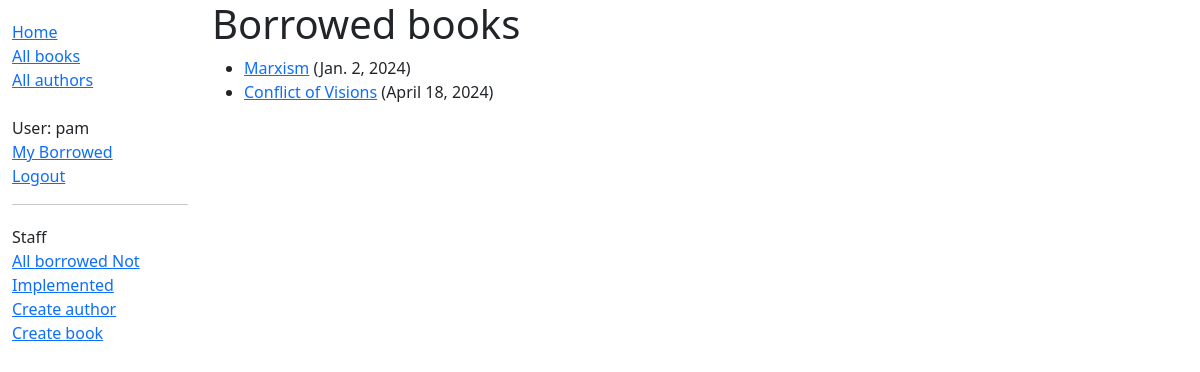
/catalog/mybooks/ (signed in), run on the app's committed database.
### catalog/models.py (models this page shows, shortened)
class BookInstance(models.Model):
    id = models.UUIDField(primary_key=True, default=uuid.uuid4,
                          help_text="Unique ID for this particular book across whole library")
    book = models.ForeignKey('Book', on_delete=models.RESTRICT, null=True)
    imprint = models.CharField(max_length=200)
    due_back = models.DateField(null=True, blank=True)
    borrower = models.ForeignKey(settings.AUTH_USER_MODEL, on_delete=models.SET_NULL, null=True, blank=True)
    LOAN_STATUS = (
        ('m', 'Maintenance'),
        ('o', 'On loan'),
        ('a', 'Available'),
        ('r', 'Reserved'),
    )
    status = models.CharField(
        max_length=1,
        choices=LOAN_STATUS,
        blank=True,
        default='m',
        help_text='Book availability',
    )
    class Meta:
        ordering = ['due_back']
        permissions = (("can_mark_returned", "Set book as returned"),)
    @property
    def is_overdue(self):
        return bool(self.due_back and date.today() > self.due_back)

class Book(models.Model):
    title = models.CharField(max_length=200)
    author = models.ForeignKey(Author, on_delete=models.RESTRICT, null=True)
    summary = models.TextField(
        max_length=1000, help_text="Enter a brief description of the book")
    isbn = models.CharField('ISBN', max_length=13,
                            unique=True,
                            help_text='13 Character <a href="https://www.isbn-international.org/content/what-isbn'
                                    '">ISBN number</a>')
    genre = models.ManyToManyField(Genre, help_text="Select a genre for this book")
    language = models.ForeignKey(Language, on_delete=models.SET_NULL, null=True)
    def display_genre(self):
        """Create a string for the Genre. This is required to display genre in Admin."""
        return ', '.join(genre.name for genre in self.genre.all()[:3])
    display_genre.short_description = 'Genre'

### catalog/views.py (the view)
# urls.py: path('mybooks/', views.LoanedBooksByUserListView.as_view(), name='my-borrowed'),
class LoanedBooksByUserListView(LoginRequiredMixin,generic.ListView):
    model = BookInstance
    template_name = 'catalog/bookinstance_list_borrowed_user.html'
    paginate_by = 10
    def get_queryset(self):
        return (
            BookInstance.objects.filter(borrower=self.request.user)
            .filter(status__exact='o')
            .order_by('due_back')
        )

### catalog/templates/catalog/bookinstance_list_borrowed_user.html
{% extends "base_generic.html" %}
{% block content %}
    <h1>Borrowed books</h1>
    {% if bookinstance_list %}
    <ul>
      {% for bookinst in bookinstance_list %}
      <li class="{% if bookinst.is_overdue %}text-danger{% endif %}">
        <a href="{% url 'book-detail' bookinst.book.pk %}">{{ bookinst.book.title }}</a> ({{ bookinst.due_back }})
      </li>
      {% endfor %}
    </ul>
    {% else %}
      <p>There are no books borrowed.</p>
    {% endif %}
{% endblock %}

### catalog/templates/base_generic.html (shortened to what this page needs)
<!DOCTYPE html>
<html lang="en">
  <head>
    <link href="https://cdn.jsdelivr.net/npm/bootstrap@5.3.2/dist/css/bootstrap.min.css"
      rel="stylesheet"
>
    {% load static %}
    <link rel="stylesheet" href="{% static 'css/styles.css' %}" />
  </head>
  <body>
    <div class="container-fluid">
      <div class="row">
        <div class="col-sm-2">
          {% block sidebar %}
            <ul class="sidebar-nav">
              <li><a href="{% url 'index' %}">Home</a></li>
              <li><a href="{% url 'books' %}">All books</a></li>
              <li><a href="{% url 'authors' %}">All authors</a></li>
              <br>
              {% if user.is_authenticated %}
                <li>User: {{ user.get_username }}</li>
                <li><a href="{% url 'my-borrowed' %}">My Borrowed</a></li>
                <li><a href="{% url 'logout' %}?next={{ request.path }}">Logout</a></li>
              {% if user.is_staff %}
                <hr>
                <ul class="sidebar-nav">
                <li>Staff</li>
                  <li><a href="/">All borrowed Not Implemented</a></li>
              {% if perms.catalog.add_author %}
                  <li><a href="{% url 'author-create' %}">Create author</a></li>
              {% endif %}
              {% if perms.catalog.add_book %}
                <li><a href="{% url 'book-create' %}">Create book</a></li>
              {% endif %}
                </ul>
              {% endif %}
              {% else %}
                <li><a href="{% url 'login' %}?next={{ request.path }}">Login</a></li>
              {% endif %}
            </ul>
          {% endblock %}
        </div>
        <div class="col-sm-10 ">{% block content %}{% endblock %}</div>
      </div>
    </div>
  </body>
</html>

### catalog/static/css/styles.css (style rules this page uses)
.sidebar-nav { margin-top: 20px; padding: 0; list-style: none; }

### data on the page
BookInstance: book "Marxism", due_back "Jan. 2, 2024"
BookInstance: book "Conflict of Visions", due_back "April 18, 2024"

### other printed values
{{ user.get_username }} "pam"
